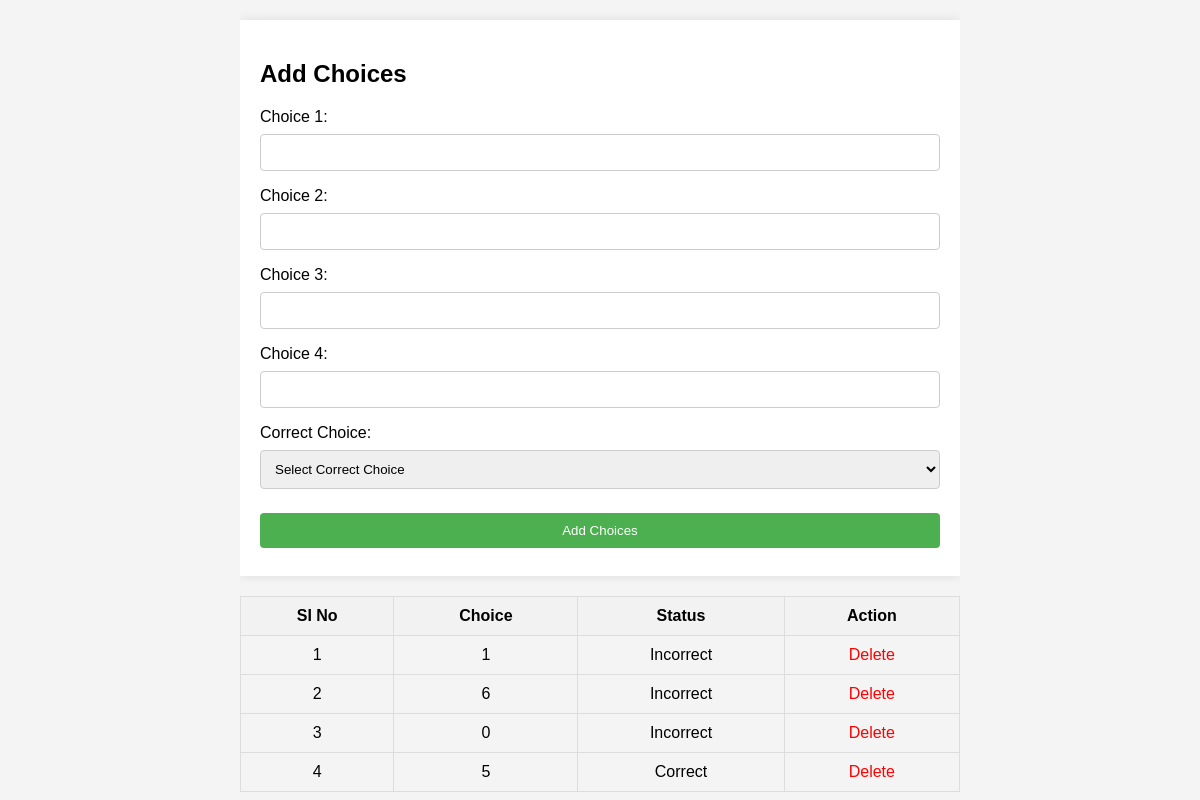
Page /Project/Tutor/AddChoice.php?choice_id=3 on the committed database.
### tables this page shows
CREATE TABLE `tbl_choice` (
  `choice_id` int(11) NOT NULL,
  `choice_content` varchar(200) NOT NULL,
  `question_id` int(11) NOT NULL,
  `choice_status` int(11) NOT NULL DEFAULT 0
);

### Project/Tutor/AddChoice.php (the view, shortened to what this page needs)
<?php
include('../Assests/connection/connection.php');
?>
<!DOCTYPE html>
<html lang="en">
<head>
</head>
<body>
<div class="container">
    <form id="main-form" method="post" action="">
        <h2>Add Choices</h2>
        <label for="choice1">Choice 1:</label>
        <input type="text" name="choices[]" id="choice1" required />
        <label for="choice2">Choice 2:</label>
        <input type="text" name="choices[]" id="choice2" required />
        <label for="choice3">Choice 3:</label>
        <input type="text" name="choices[]" id="choice3" required />
        <label for="choice4">Choice 4:</label>
        <input type="text" name="choices[]" id="choice4" required />
        <label for="correct_choice">Correct Choice:</label>
        <select name="correct_choice" id="correct_choice" required>
            <option value="">Select Correct Choice</option>
        </select>
        <input type="submit" name="btnsubmit" id="btnsubmit" value="Add Choices" />
    </form>
    <table>
        <tr>
            <th>SI No</th>
            <th>Choice</th>
            <th>Status</th>
            <th>Action</th>
        </tr>
        <?php
            $selQry = "SELECT * FROM tbl_choice WHERE question_id='".$_GET['choice_id']."'";
            $result = $con->query($selQry);
            $i = 0;
            while ($data = $result->fetch_assoc()) {
                $i++;
        ?>
        <tr>
            <td><?php echo $i; ?></td>
            <td><?php echo $data["choice_content"]; ?></td>
            <td><?php echo ($data["choice_status"] == 1) ? "Correct" : "Incorrect"; ?></td>
            <td>
                <a href="AddChoice.php?delID=<?php echo $data["choice_id"]; ?>" class="delete-btn">Delete</a>
            </td>
        </tr>
        <?php
            }
        ?>
    </table>
</div>
</body>
</html>

### Project/Tutor/AddChoice.php (style rules this page uses)
body { font-family: Arial, sans-serif; background-color: #f4f4f4; margin: 0; padding: 0; }
.container { width: 60%; margin: auto; overflow: hidden; }
#main-form { background: #fff; padding: 20px; margin-top: 20px; box-shadow: 0 0 10px rgba(0,0,0,0.1); }
table { width: 100%; margin-top: 20px; border-collapse: collapse; }
table, th, td { border: 1px solid #ddd; }
th, td { padding: 10px; text-align: center; }
th { background-color: #f2f2f2; }
select, input[type="text"], input[type="radio"] { width: 100%; padding: 10px; margin-top: 8px; margin-bottom: 16px; display: inline-block; border: 1px solid #ccc; border-radius: 4px; box-sizing: border-box; }
input[type="submit"] { width: 100%; background-color: #4CAF50; color: white; padding: 10px 15px; margin: 8px 0; border: none; border-radius: 4px; cursor: pointer; }
.delete-btn { color: red; text-decoration: none; }

### rows in the picture
tbl_choice: choice_content "1", choice_status "Incorrect"
tbl_choice: choice_content "6", choice_status "Incorrect"
tbl_choice: choice_content "0", choice_status "Incorrect"
tbl_choice: choice_content "5", choice_status "Correct"
